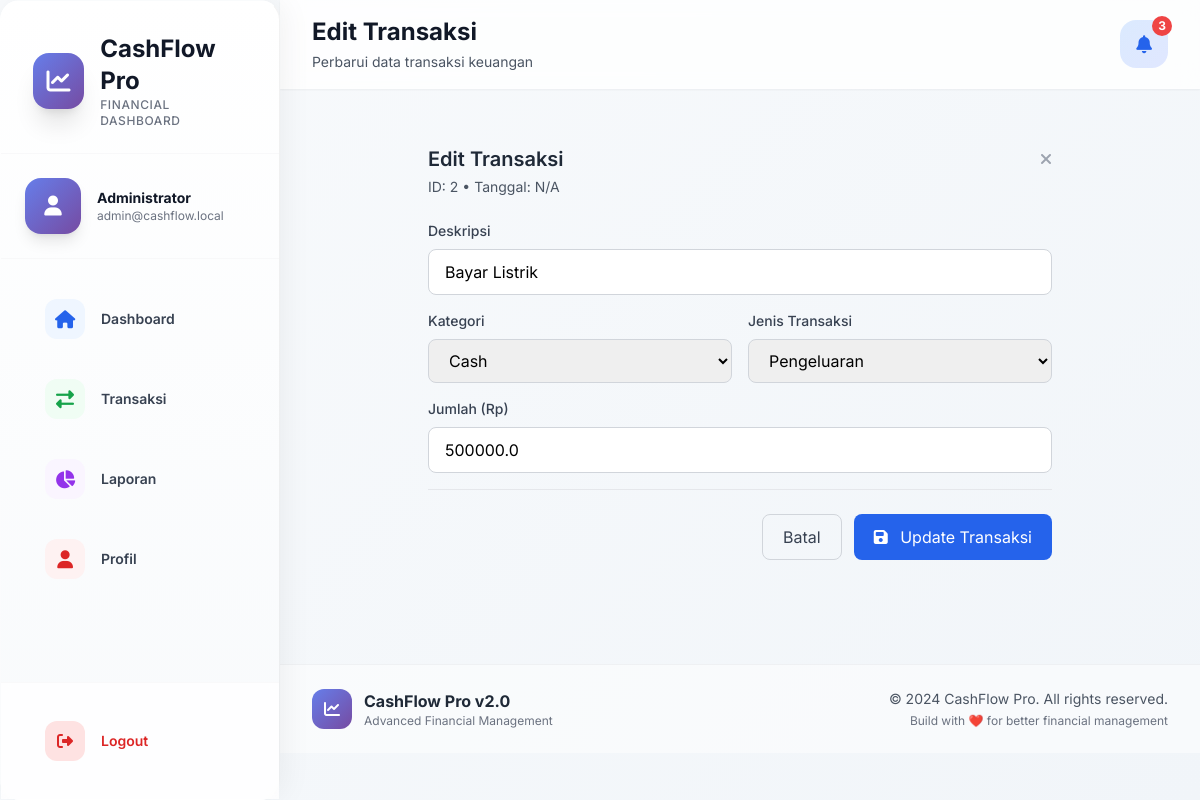
Screenshot of /edit_transaction/2 (signed in) with the database file from the repository.
### tables this page shows
CREATE TABLE users (
        id INTEGER PRIMARY KEY AUTOINCREMENT,
        username TEXT UNIQUE NOT NULL,
        email TEXT,
        password TEXT NOT NULL,
        full_name TEXT,
        created_at TIMESTAMP DEFAULT CURRENT_TIMESTAMP
    );

CREATE TABLE transactions (
        id INTEGER PRIMARY KEY AUTOINCREMENT,
        user_id INTEGER NOT NULL,
        description TEXT NOT NULL,
        category TEXT NOT NULL,
        transaction_type TEXT NOT NULL,
        amount REAL NOT NULL,
        transaction_date TIMESTAMP DEFAULT CURRENT_TIMESTAMP,
        FOREIGN KEY (user_id) REFERENCES users (id)
    );

### app.py (the view)
@app.route('/edit_transaction/<int:id>')
@login_required
def edit_transaction(id):
    conn = get_db_connection()
    c = conn.cursor()
    c.execute('SELECT * FROM transactions WHERE id = ? AND user_id = ?', (id, current_user.id))
    transaction = c.fetchone()
    if not transaction:
        flash('Transaksi tidak ditemukan!', 'danger')
        return redirect(url_for('transactions'))
    transaction_dict = {
        'id': transaction['id'],
        'description': transaction['description'],
        'category': transaction['category'],
        'transaction_type': transaction['transaction_type'],
        'amount': transaction['amount']
    }
    conn.close()
    return render_template('edit.html', data=transaction_dict, format_rupiah=format_rupiah)

### app.py (called while the page is built)
@login_manager.user_loader
def load_user(user_id):
    conn = sqlite3.connect('cashflow.db')
    c = conn.cursor()
    c.execute('SELECT id, username, email, full_name FROM users WHERE id = ?', (user_id,))
    user = c.fetchone()
    conn.close()
    if user:
        return User(user[0], user[1], user[2], user[3])
    return None

def get_db_connection():
    conn = sqlite3.connect('cashflow.db')
    conn.row_factory = sqlite3.Row
    return conn

### templates/edit.html (shortened to what this page needs)
{% extends 'base.html' %}
{% block page_title %}Edit Transaksi{% endblock %}
{% block page_subtitle %}Perbarui data transaksi keuangan{% endblock %}
{% block content %}
<div class="max-w-2xl mx-auto">
    <div class="card">
        <div class="p-6">
            <div class="mb-6">
                <div class="flex justify-between items-center">
                    <h3 class="text-xl font-semibold text-gray-800">Edit Transaksi</h3>
                    <a href="{{ url_for('transactions') }}" class="text-gray-400 hover:text-gray-600">
                        <i class="fas fa-times"></i>
                    </a>
                </div>
                <p class="text-sm text-gray-600 mt-1">
                    ID: {{ data.id }} •
                    Tanggal: {{ data.transaction_date.strftime('%d/%m/%Y %H:%M') if data.transaction_date else 'N/A' }}
                </p>
            </div>
            <form method="POST" action="{{ url_for('edit_transaction', id=data.id) }}" class="space-y-4">
                <div>
                    <label class="block text-sm font-medium text-gray-700 mb-2">Deskripsi</label>
                    <input type="text" name="description" value="{{ data.description }}"
                           class="w-full border border-gray-300 rounded-lg px-4 py-2.5 focus:ring-2 focus:ring-blue-500 focus:border-transparent"
                           required>
                </div>
                <div class="grid grid-cols-1 md:grid-cols-2 gap-4">
                    <div>
                        <label class="block text-sm font-medium text-gray-700 mb-2">Kategori</label>
                        <select name="category" class="w-full border border-gray-300 rounded-lg px-4 py-2.5">
                            <option value="cash" {% if data.category == 'cash' %}selected{% endif %}>Cash</option>
                        </select>
                    </div>
                    <div>
                        <label class="block text-sm font-medium text-gray-700 mb-2">Jenis Transaksi</label>
                        <select name="transaction" class="w-full border border-gray-300 rounded-lg px-4 py-2.5">
                            <option value="expenditure" {% if data.transaction_type == 'expenditure' %}selected{% endif %}>Pengeluaran</option>
                        </select>
                    </div>
                </div>
                <div>
                    <label class="block text-sm font-medium text-gray-700 mb-2">Jumlah (Rp)</label>
                    <input type="number" step="0.01" name="amount" value="{{ data.amount }}" min="0"
                           class="w-full border border-gray-300 rounded-lg px-4 py-2.5 focus:ring-2 focus:ring-blue-500 focus:border-transparent"
                           required>
                </div>
                <div class="flex justify-end gap-3 pt-6 border-t">
                    <a href="{{ url_for('transactions') }}" class="px-5 py-2.5 border border-gray-300 text-gray-700 rounded-lg hover:bg-gray-50">
                        Batal
                    </a>
                    <button type="submit" class="px-5 py-2.5 bg-blue-600 text-white rounded-lg hover:bg-blue-700">
                        <i class="fas fa-save mr-2"></i> Update Transaksi
                    </button>
                </div>
            </form>
        </div>
    </div>
</div>
{% endblock %}

### templates/base.html (shortened to what this page needs)
<!DOCTYPE html>
<html lang="id">
<head>
    <script src="https://cdn.tailwindcss.com"></script>
    <link rel="stylesheet" href="https://cdnjs.cloudflare.com/ajax/libs/font-awesome/6.4.0/css/all.min.css">
</head>
<body class="font-inter bg-gray-50">
    {% if current_user.is_authenticated %}
    <aside id="sidebar" class="sidebar glass-card">
        <div class="p-8 pb-6 border-b border-gray-100/50">
            <div class="flex items-center space-x-4">
                <div class="w-14 h-14 gradient-primary rounded-2xl flex items-center justify-center shadow-xl animate-float">
                    <i class="fas fa-chart-line text-white text-2xl"></i>
                </div>
                <div>
                    <h1 class="text-2xl font-bold text-gray-900">CashFlow Pro</h1>
                    <p class="text-xs text-gray-500 font-medium tracking-wider">FINANCIAL DASHBOARD</p>
                </div>
            </div>
        </div>
        <div class="p-6 border-b border-gray-100/50">
            <div class="flex items-center space-x-4">
                <div class="w-14 h-14 gradient-primary rounded-2xl flex items-center justify-center shadow-lg">
                    <i class="fas fa-user text-white text-xl"></i>
                </div>
                <div class="flex-1 min-w-0">
                    <p class="text-sm font-bold text-gray-900 truncate">{{ current_user.full_name or current_user.username }}</p>
                    <p class="text-xs text-gray-500 truncate">{{ current_user.email or 'No email' }}</p>
                </div>
            </div>
        </div>
        <nav class="p-6">
            <div class="space-y-2">
                <a href="{{ url_for('dashboard') }}"
                   class="nav-item flex items-center space-x-4 px-5 py-4 rounded-2xl text-gray-700 hover:text-blue-600 {% if request.endpoint == 'dashboard' %}active{% endif %}">
                    <div class="w-10 h-10 rounded-xl flex items-center justify-center {% if request.endpoint == 'dashboard' %}bg-white/20{% else %}bg-blue-50 text-blue-600{% endif %}">
                        <i class="fas fa-home text-lg"></i>
                    </div>
                    <span class="text-sm font-semibold">Dashboard</span>
                </a>
                <a href="{{ url_for('transactions') }}"
                   class="nav-item flex items-center space-x-4 px-5 py-4 rounded-2xl text-gray-700 hover:text-blue-600 {% if request.endpoint == 'transactions' %}active{% endif %}">
                    <div class="w-10 h-10 rounded-xl flex items-center justify-center {% if request.endpoint == 'transactions' %}bg-white/20{% else %}bg-green-50 text-green-600{% endif %}">
                        <i class="fas fa-exchange-alt text-lg"></i>
                    </div>
                    <span class="text-sm font-semibold">Transaksi</span>
                </a>
                <a href="{{ url_for('reports') }}"
                   class="nav-item flex items-center space-x-4 px-5 py-4 rounded-2xl text-gray-700 hover:text-blue-600 {% if request.endpoint == 'reports' %}active{% endif %}">
                    <div class="w-10 h-10 rounded-xl flex items-center justify-center {% if request.endpoint == 'reports' %}bg-white/20{% else %}bg-purple-50 text-purple-600{% endif %}">
                        <i class="fas fa-chart-pie text-lg"></i>
                    </div>
                    <span class="text-sm font-semibold">Laporan</span>
                </a>
                <a href="{{ url_for('profile') }}"
                   class="nav-item flex items-center space-x-4 px-5 py-4 rounded-2xl text-gray-700 hover:text-blue-600 {% if request.endpoint == 'profile' %}active{% endif %}">
                    <div class="w-10 h-10 rounded-xl flex items-center justify-center {% if request.endpoint == 'profile' %}bg-white/20{% else %}bg-red-50 text-red-600{% endif %}">
                        <i class="fas fa-user text-lg"></i>
                    </div>
                    <span class="text-sm font-semibold">Profil</span>
                </a>
            </div>
        </nav>
        <div class="absolute bottom-0 left-0 right-0 p-6 border-t border-gray-100/50 bg-white/80 backdrop-blur-sm">
            <a href="{{ url_for('logout') }}"
               class="nav-item flex items-center space-x-4 px-5 py-3.5 rounded-2xl text-red-600 hover:bg-red-50 hover:shadow-sm">
                <div class="w-10 h-10 rounded-xl bg-red-100 flex items-center justify-center">
                    <i class="fas fa-sign-out-alt"></i>
                </div>
                <span class="text-sm font-semibold">Logout</span>
            </a>
        </div>
    </aside>
    {% endif %}
    <main class="main-content min-h-screen">
        {% if current_user.is_authenticated %}
        <header class="sticky top-0 z-40 glass-nav shadow-sm">
            <div class="px-8 py-4">
                <div class="flex justify-between items-center">
                    <div>
                        <h2 class="text-2xl font-bold text-gray-900 animate-fade-in">
                            {% block page_title %}{% endblock %}
                        </h2>
                        <p class="text-sm text-gray-600 mt-1">
                            {% block page_subtitle %}{% endblock %}
                        </p>
                    </div>
                    <div class="flex items-center space-x-4">
                        <div class="relative">
                            <div class="w-12 h-12 rounded-2xl bg-gradient-to-br from-blue-100 to-indigo-100 flex items-center justify-center cursor-pointer hover:shadow-lg transition-all duration-300">
                                <i class="fas fa-bell text-blue-600 text-lg"></i>
                                <span class="absolute -top-1 -right-1 w-5 h-5 bg-red-500 rounded-full flex items-center justify-center text-xs text-white font-bold">3</span>
                            </div>
                        </div>
                    </div>
                </div>
            </div>
        </header>
        {% endif %}
        <div class="p-6 md:p-8">
            {% block content %}{% endblock %}
        </div>
        {% if current_user.is_authenticated %}
        <footer class="mt-12 px-8 py-6 border-t border-gray-200/50 bg-white/50">
            <div class="max-w-7xl mx-auto">
                <div class="flex flex-col md:flex-row justify-between items-center">
                    <div class="flex items-center space-x-3 mb-4 md:mb-0">
                        <div class="w-10 h-10 gradient-primary rounded-xl flex items-center justify-center">
                            <i class="fas fa-chart-line text-white"></i>
                        </div>
                        <div>
                            <p class="font-bold text-gray-800">CashFlow Pro v2.0</p>
                            <p class="text-xs text-gray-500">Advanced Financial Management</p>
                        </div>
                    </div>
                    <div class="text-center md:text-right">
                        <p class="text-sm text-gray-600">© 2024 CashFlow Pro. All rights reserved.</p>
                        <p class="text-xs text-gray-500 mt-1">Build with ❤️ for better financial management</p>
                    </div>
                </div>
            </div>
        </footer>
        {% endif %}
    </main>
</body>
</html>

### templates/base.html (style rules this page uses)
* { font-family: 'Inter', sans-serif; }
body { background: linear-gradient(135deg, #f8fafc 0%, #f1f5f9 100%); }
.glass-card { background: rgba(255, 255, 255, 0.95); backdrop-filter: blur(10px); border: 1px solid rgba(255, 255, 255, 0.2); box-shadow: 0 8px 32px rgba(0, 0, 0, 0.08); border-radius: 20px; }
.glass-nav { background: rgba(255, 255, 255, 0.8); backdrop-filter: blur(10px); border-bottom: 1px solid rgba(255, 255, 255, 0.3); }
.gradient-primary { background: linear-gradient(135deg, #667eea 0%, #764ba2 100%); }
.sidebar { width: 280px; height: 100vh; position: fixed; left: 0; top: 0; z-index: 50; transform: translateX(-100%); transition: transform 0.4s cubic-bezier(0.4, 0, 0.2, 1); background: linear-gradient(180deg, #ffffff 0%, #f8fafc 100%); box-shadow: 5px 0 30px rgba(0, 0, 0, 0.05); border-right: 1px solid rgba(0, 0, 0, 0.05); }
.main-content { margin-left: 0; transition: margin-left 0.4s cubic-bezier(0.4, 0, 0.2, 1); min-height: 100vh; }
@media (min-width: 1024px) { .sidebar { transform: translateX(0); } }
@media (min-width: 1024px) { .main-content { margin-left: 280px; } }
.nav-item { transition: all 0.2s ease; border-radius: 12px; }
.animate-float { animation: float 3s ease-in-out infinite; }

### rows the page displays
users: full_name "Administrator", email "admin@cashflow.local"
transactions: id "2", description "Bayar Listrik", category "Cash", transaction "Pengeluaran", amount "500000.0"
